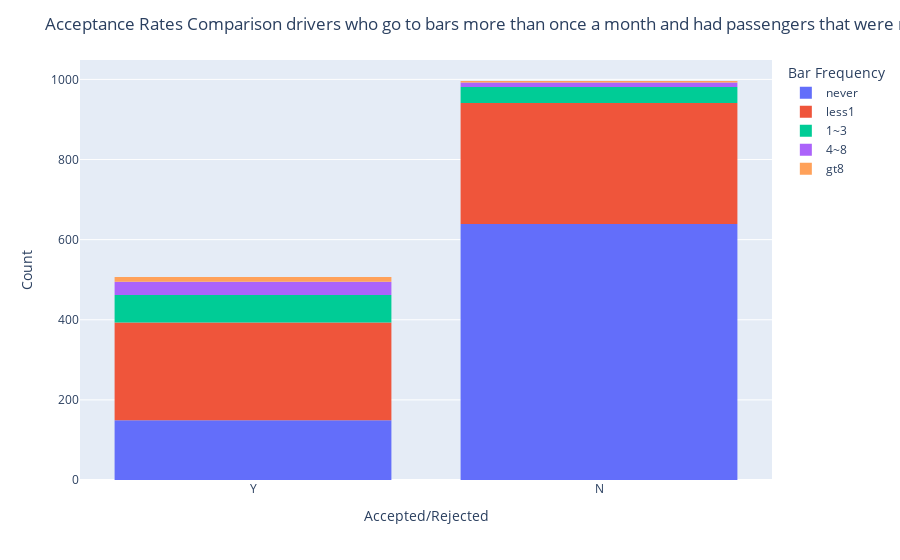

Notebook source saved alongside this figure:
### Markdown cell above
5. Use the same process to compare the acceptance rate between drivers who go to bars more than once a month and had passengers that were not a kid and had occupations other than farming, fishing, or forestry.

### Code cell
# Unsure if this question is asking for all conditions to be met or if it is one by one
# Below is the solution where all conditionalities are met 

conditionality = 'drivers who go to bars more than once a month and had passengers that were not a kid and had occupations other than farming, fishing, or forestry'

filtereddf = coupons_bar
print(filtereddf.shape[0])

filtereddf = filtereddf[coupons_bar['Bar'].isin(['1~3', 'gt8', '4~8'])]
print(filtereddf.shape[0])

filtereddf = filtereddf.query('has_children == "N"')
print(filtereddf.shape[0])

filtereddf = filtereddf.query('occupation != "Farming Fishing & Forestry"')
print(filtereddf.shape[0])

accept_count = (df_union.query('Y == "Y"').count()['Y'])
reject_count = (df_union.query('Y == "N"').count()['Y'])
total_count  = accept_count + reject_count

print('Acceptance Rate for' , conditionality , '%.2f' % (accept_count/total_count*100) , '%')

fig = px.histogram(df_union, x='Y', color='Bar')

fig.update_layout(title=f'Acceptance Rates Comparison {conditionality}',xaxis_title='Accepted/Rejected',yaxis_title='Count',legend_title="Bar Frequency")

fig.show()

### Figure 1 — Plotly figure (JSON) as saved in the notebook; plotly's stock layout.template omitted (floating-point values rounded to 4 significant figures; data arrays with more than 128 entries replaced by an {"elided": "..."} marker saying what was removed)
{"data": [{"alignmentgroup": "True", "bingroup": "x", "hovertemplate": "Bar=never<br>Y=%{x}<br>count=%{y}<extra></extra>", "legendgroup": "never", "marker": {"color": "#636efa", "pattern": {"shape": ""}}, "name": "never", "offsetgroup": "never", "orientation": "v", "showlegend": true, "type": "histogram", "x": {"elided": "788 str values"}, "xaxis": "x", "yaxis": "y"}, {"alignmentgroup": "True", "bingroup": "x", "hovertemplate": "Bar=less1<br>Y=%{x}<br>count=%{y}<extra></extra>", "legendgroup": "less1", "marker": {"color": "#EF553B", "pattern": {"shape": ""}}, "name": "less1", "offsetgroup": "less1", "orientation": "v", "showlegend": true, "type": "histogram", "x": {"elided": "546 str values"}, "xaxis": "x", "yaxis": "y"}, {"alignmentgroup": "True", "bingroup": "x", "hovertemplate": "Bar=1~3<br>Y=%{x}<br>count=%{y}<extra></extra>", "legendgroup": "1~3", "marker": {"color": "#00cc96", "pattern": {"shape": ""}}, "name": "1~3", "offsetgroup": "1~3", "orientation": "v", "showlegend": true, "type": "histogram", "x": ["Y", "Y", "N", "N", "Y", "Y", "Y", "Y", "Y", "N", "Y", "Y", "Y", "N", "N", "N", "Y", "Y", "Y", "N", "Y", "Y", "N", "Y", "Y", "Y", "N", "Y", "Y", "Y", "Y", "Y", "N", "Y", "Y", "Y", "N", "Y", "N", "N", "N", "Y", "Y", "Y", "Y", "Y", "Y", "N", "N", "N", "N", "Y", "N", "N", "N", "N", "Y", "Y", "N", "N", "Y", "Y", "N", "N", "N", "Y", "Y", "Y", "Y", "N", "Y", "N", "Y", "Y", "Y", "Y", "Y", "Y", "Y", "N", "N", "N", "N", "Y", "Y", "Y", "Y", "Y", "Y", "N", "Y", "Y", "Y", "Y", "N", "N", "Y", "Y", "N", "Y", "N", "Y", "Y", "Y", "Y", "Y", "Y", "N", "N"], "xaxis": "x", "yaxis": "y"}, {"alignmentgroup": "True", "bingroup": "x", "hovertemplate": "Bar=4~8<br>Y=%{x}<br>count=%{y}<extra></extra>", "legendgroup": "4~8", "marker": {"color": "#ab63fa", "pattern": {"shape": ""}}, "name": "4~8", "offsetgroup": "4~8", "orientation": "v", "showlegend": true, "type": "histogram", "x": ["N", "Y", "Y", "Y", "Y", "Y", "Y", "N", "Y", "Y", "N", "N", "Y", "Y", "Y", "Y", "N", "Y", "Y", "N", "N", "Y", "N", "Y", "N", "Y", "Y", "Y", "Y", "Y", "Y", "Y", "Y", "Y", "Y", "N", "N", "Y", "Y", "Y", "Y", "Y", "Y", "Y"], "xaxis": "x", "yaxis": "y"}, {"alignmentgroup": "True", "bingroup": "x", "hovertemplate": "Bar=gt8<br>Y=%{x}<br>count=%{y}<extra></extra>", "legendgroup": "gt8", "marker": {"color": "#FFA15A", "pattern": {"shape": ""}}, "name": "gt8", "offsetgroup": "gt8", "orientation": "v", "showlegend": true, "type": "histogram", "x": ["Y", "Y", "Y", "Y", "Y", "Y", "N", "N", "Y", "Y", "N", "N", "Y", "Y", "Y", "Y"], "xaxis": "x", "yaxis": "y"}], "layout": {"barmode": "relative", "legend": {"title": {"text": "Bar Frequency"}, "tracegroupgap": 0}, "margin": {"t": 60}, "title": {"text": "Acceptance Rates Comparison drivers who go to bars more than once a month and had passengers that were not a kid and had occupations other than farming, fishing, or forestry"}, "xaxis": {"anchor": "y", "domain": [0, 1], "title": {"text": "Accepted/Rejected"}}, "yaxis": {"anchor": "x", "domain": [0, 1], "title": {"text": "Count"}}}}
